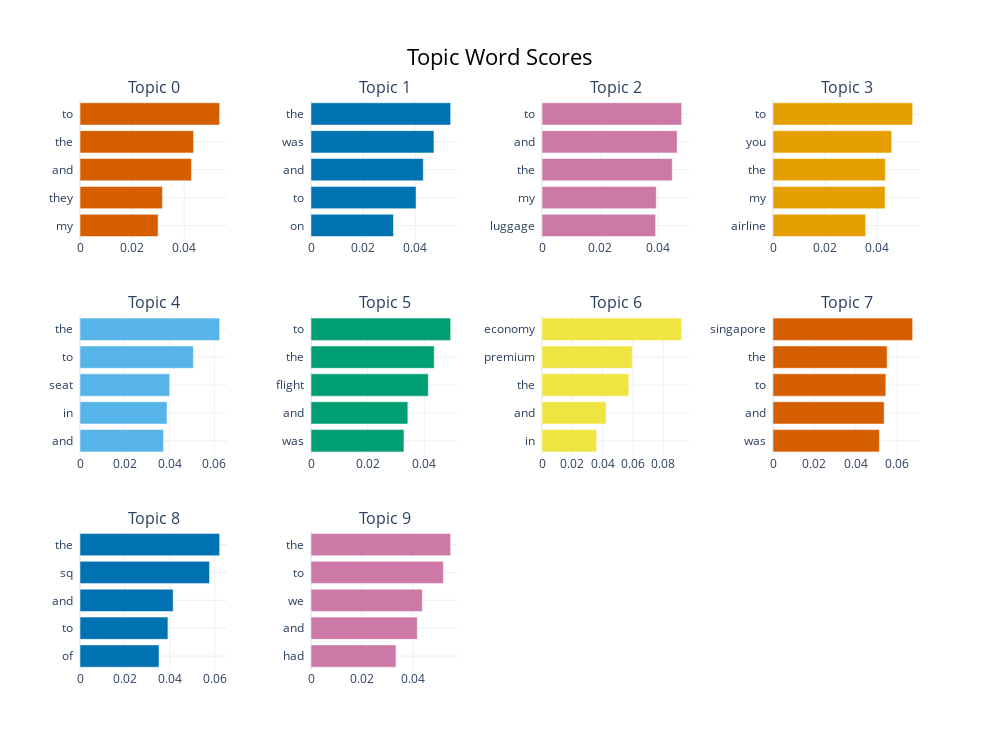

Here is the notebook cell this chart was saved with:
### Markdown cell above
##  Modeling by Year

To enhance our understanding of customer dissatisfaction, we split the reviews dataset by year and re-ran the BERTopic model on post-2018 low-rated reviews. This helped identify whether any new issues emerged over time, such as changes in service quality, inflight experience, or delays.

This time-sliced analysis allows the CEO to pinpoint when certain issues became more prevalent and align these findings with operational or strategic changes.

### Code cell
# Ensure correct datetime column
df['published_date'] = pd.to_datetime(df['published_date'], errors='coerce')
df['year'] = df['published_date'].dt.year

# Filter low-rated reviews post-2018
after_2018 = df[df['year'] >= 2018]
low_after_2018 = after_2018[after_2018['rating'] <= 2].dropna(subset=['text'])

# Sample 500 reviews for efficiency
docs_year_slice = low_after_2018['text'].sample(n=500, random_state=42).tolist()

# Topic modeling
from bertopic import BERTopic
topic_model_year = BERTopic()
topics_year, _ = topic_model_year.fit_transform(docs_year_slice)

# Visualize top topics
topic_model_year.visualize_barchart(top_n_topics=10).show()

### Figure 1 — Plotly figure (JSON) as saved in the notebook; plotly's stock layout.template omitted (floating-point values rounded to 4 significant figures)
{"data": [{"marker": {"color": "#D55E00"}, "orientation": "h", "type": "bar", "x": [0.02999, 0.03165, 0.04282, 0.0436, 0.05363], "xaxis": "x", "y": ["my  ", "they  ", "and  ", "the  ", "to  "], "yaxis": "y"}, {"marker": {"color": "#0072B2"}, "orientation": "h", "type": "bar", "x": [0.03161, 0.04027, 0.04304, 0.04711, 0.05353], "xaxis": "x2", "y": ["on  ", "to  ", "and  ", "was  ", "the  "], "yaxis": "y2"}, {"marker": {"color": "#CC79A7"}, "orientation": "h", "type": "bar", "x": [0.03907, 0.03931, 0.0448, 0.04648, 0.04802], "xaxis": "x3", "y": ["luggage  ", "my  ", "the  ", "and  ", "to  "], "yaxis": "y3"}, {"marker": {"color": "#E69F00"}, "orientation": "h", "type": "bar", "x": [0.03549, 0.04294, 0.04302, 0.04546, 0.05349], "xaxis": "x4", "y": ["airline  ", "my  ", "the  ", "you  ", "to  "], "yaxis": "y4"}, {"marker": {"color": "#56B4E9"}, "orientation": "h", "type": "bar", "x": [0.03731, 0.03887, 0.04005, 0.05064, 0.06237], "xaxis": "x5", "y": ["and  ", "in  ", "seat  ", "to  ", "the  "], "yaxis": "y5"}, {"marker": {"color": "#009E73"}, "orientation": "h", "type": "bar", "x": [0.03282, 0.0342, 0.04141, 0.0435, 0.04931], "xaxis": "x6", "y": ["was  ", "and  ", "flight  ", "the  ", "to  "], "yaxis": "y6"}, {"marker": {"color": "#F0E442"}, "orientation": "h", "type": "bar", "x": [0.03606, 0.04229, 0.05726, 0.05957, 0.09216], "xaxis": "x7", "y": ["in  ", "and  ", "the  ", "premium  ", "economy  "], "yaxis": "y7"}, {"marker": {"color": "#D55E00"}, "orientation": "h", "type": "bar", "x": [0.05129, 0.05358, 0.05442, 0.05505, 0.06734], "xaxis": "x8", "y": ["was  ", "and  ", "to  ", "the  ", "singapore  "], "yaxis": "y8"}, {"marker": {"color": "#0072B2"}, "orientation": "h", "type": "bar", "x": [0.03518, 0.03915, 0.04149, 0.05767, 0.06218], "xaxis": "x9", "y": ["of  ", "to  ", "and  ", "sq  ", "the  "], "yaxis": "y9"}, {"marker": {"color": "#CC79A7"}, "orientation": "h", "type": "bar", "x": [0.03336, 0.04171, 0.0437, 0.05195, 0.05481], "xaxis": "x10", "y": ["had  ", "and  ", "we  ", "to  ", "the  "], "yaxis": "y10"}], "layout": {"annotations": [{"font": {"size": 16}, "showarrow": false, "text": "Topic 0", "x": 0.0875, "xanchor": "center", "xref": "paper", "y": 1, "yanchor": "bottom", "yref": "paper"}, {"font": {"size": 16}, "showarrow": false, "text": "Topic 1", "x": 0.3625, "xanchor": "center", "xref": "paper", "y": 1, "yanchor": "bottom", "yref": "paper"}, {"font": {"size": 16}, "showarrow": false, "text": "Topic 2", "x": 0.6375, "xanchor": "center", "xref": "paper", "y": 1, "yanchor": "bottom", "yref": "paper"}, {"font": {"size": 16}, "showarrow": false, "text": "Topic 3", "x": 0.9125, "xanchor": "center", "xref": "paper", "y": 1, "yanchor": "bottom", "yref": "paper"}, {"font": {"size": 16}, "showarrow": false, "text": "Topic 4", "x": 0.0875, "xanchor": "center", "xref": "paper", "y": 0.6222, "yanchor": "bottom", "yref": "paper"}, {"font": {"size": 16}, "showarrow": false, "text": "Topic 5", "x": 0.3625, "xanchor": "center", "xref": "paper", "y": 0.6222, "yanchor": "bottom", "yref": "paper"}, {"font": {"size": 16}, "showarrow": false, "text": "Topic 6", "x": 0.6375, "xanchor": "center", "xref": "paper", "y": 0.6222, "yanchor": "bottom", "yref": "paper"}, {"font": {"size": 16}, "showarrow": false, "text": "Topic 7", "x": 0.9125, "xanchor": "center", "xref": "paper", "y": 0.6222, "yanchor": "bottom", "yref": "paper"}, {"font": {"size": 16}, "showarrow": false, "text": "Topic 8", "x": 0.0875, "xanchor": "center", "xref": "paper", "y": 0.2444, "yanchor": "bottom", "yref": "paper"}, {"font": {"size": 16}, "showarrow": false, "text": "Topic 9", "x": 0.3625, "xanchor": "center", "xref": "paper", "y": 0.2444, "yanchor": "bottom", "yref": "paper"}], "height": 750, "hoverlabel": {"bgcolor": "white", "font": {"family": "Rockwell", "size": 16}}, "showlegend": false, "title": {"font": {"color": "Black", "size": 22}, "text": "Topic Word Scores", "x": 0.5, "xanchor": "center", "yanchor": "top"}, "width": 1000, "xaxis": {"anchor": "y", "domain": [0, 0.175], "showgrid": true}, "xaxis10": {"anchor": "y10", "domain": [0.275, 0.45], "showgrid": true}, "xaxis11": {"anchor": "y11", "domain": [0.55, 0.725], "showgrid": true}, "xaxis12": {"anchor": "y12", "domain": [0.825, 1], "showgrid": true}, "xaxis2": {"anchor": "y2", "domain": [0.275, 0.45], "showgrid": true}, "xaxis3": {"anchor": "y3", "domain": [0.55, 0.725], "showgrid": true}, "xaxis4": {"anchor": "y4", "domain": [0.825, 1], "showgrid": true}, "xaxis5": {"anchor": "y5", "domain": [0, 0.175], "showgrid": true}, "xaxis6": {"anchor": "y6", "domain": [0.275, 0.45], "showgrid": true}, "xaxis7": {"anchor": "y7", "domain": [0.55, 0.725], "showgrid": true}, "xaxis8": {"anchor": "y8", "domain": [0.825, 1], "showgrid": true}, "xaxis9": {"anchor": "y9", "domain": [0, 0.175], "showgrid": true}, "yaxis": {"anchor": "x", "domain": [0.7556, 1], "showgrid": true}, "yaxis10": {"anchor": "x10", "domain": [0, 0.2444], "showgrid": true}, "yaxis11": {"anchor": "x11", "domain": [0, 0.2444], "showgrid": true}, "yaxis12": {"anchor": "x12", "domain": [0, 0.2444], "showgrid": true}, "yaxis2": {"anchor": "x2", "domain": [0.7556, 1], "showgrid": true}, "yaxis3": {"anchor": "x3", "domain": [0.7556, 1], "showgrid": true}, "yaxis4": {"anchor": "x4", "domain": [0.7556, 1], "showgrid": true}, "yaxis5": {"anchor": "x5", "domain": [0.3778, 0.6222], "showgrid": true}, "yaxis6": {"anchor": "x6", "domain": [0.3778, 0.6222], "showgrid": true}, "yaxis7": {"anchor": "x7", "domain": [0.3778, 0.6222], "showgrid": true}, "yaxis8": {"anchor": "x8", "domain": [0.3778, 0.6222], "showgrid": true}, "yaxis9": {"anchor": "x9", "domain": [0, 0.2444], "showgrid": true}}}
